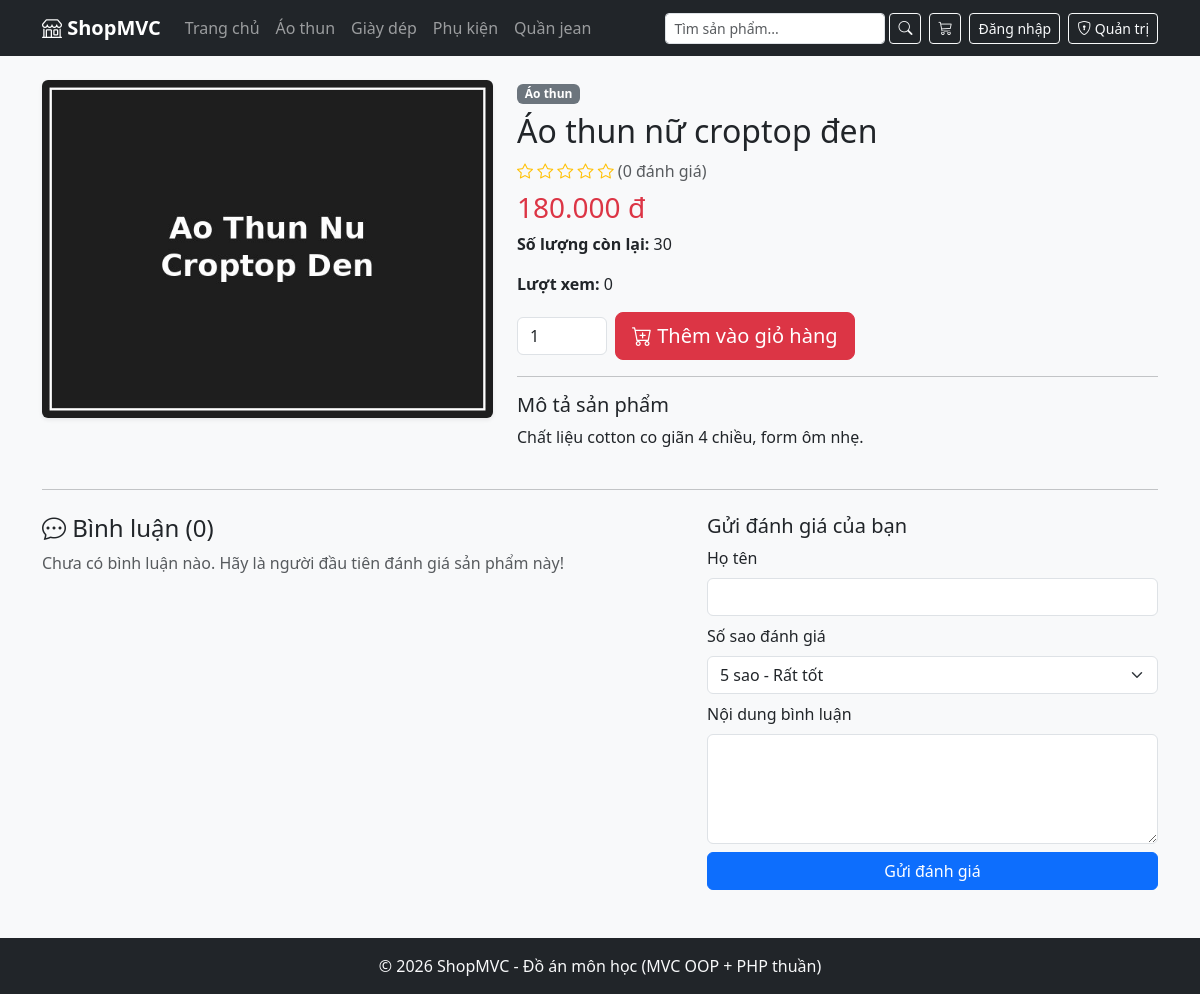
Page /san-pham/ao-thun-nu-croptop-den-p3q4r on the committed database.
### tables this page shows
CREATE TABLE danh_muc (
    id INT AUTO_INCREMENT PRIMARY KEY,
    ten_danh_muc VARCHAR(150) NOT NULL,
    slug VARCHAR(180) NOT NULL UNIQUE
);

CREATE TABLE san_pham (
    id INT AUTO_INCREMENT PRIMARY KEY,
    danh_muc_id INT NOT NULL,
    ten_san_pham VARCHAR(255) NOT NULL,
    slug VARCHAR(280) NOT NULL UNIQUE,
    mo_ta TEXT,
    gia DECIMAL(12,0) NOT NULL DEFAULT 0,
    so_luong INT NOT NULL DEFAULT 0,
    hinh_anh VARCHAR(255),
    luot_xem INT NOT NULL DEFAULT 0,
    ngay_tao DATETIME NOT NULL,
    FOREIGN KEY (danh_muc_id) REFERENCES danh_muc(id) ON DELETE RESTRICT
);

### controllers/SanPhamController.php (called while the page is built, shortened)
<?php
class SanPhamController
{
    public function chiTiet($slug)
    {
        $sanPhamModel = new SanPhamModel();
        $binhLuanModel = new BinhLuanModel();
        $sanPham = $sanPhamModel->timTheoSlug($slug);
        $danhSachBinhLuan = $binhLuanModel->layTheoSanPham($sanPham['id']);
        $diemDanhGia      = $binhLuanModel->tinhDiemTrungBinh($sanPham['id']);
        $danhSachDanhMuc  = (new DanhMucModel())->layDanhMucKemSoLuong();
        require_once PATH_VIEW_MAIN;
    }
}

### index.php (called while the page is built, shortened)
<?php
spl_autoload_register(function ($class) {
    $fileName = "$class.php";
    $fileModel      = PATH_MODEL . $fileName;
});
require_once './configs/helper.php';
require_once './routes/index.php';

### models/BaseModel.php (called while the page is built, shortened)
<?php
class BaseModel
{
    public function __construct()
    {
        $dsn = sprintf('mysql:host=%s;port=%s;dbname=%s;charset=utf8', DB_HOST, DB_PORT, DB_NAME);
        try {
            $this->pdo = new PDO($dsn, DB_USERNAME, DB_PASSWORD, DB_OPTIONS);
        } catch (PDOException $e) {
            die("Kết nối cơ sở dữ liệu thất bại: {$e->getMessage()}. Vui lòng thử lại sau.");
        }
    }
}

### models/DanhMucModel.php (called while the page is built, shortened)
<?php
class DanhMucModel extends BaseModel
{
    public function layDanhMucKemSoLuong()
    {
        $sql = "SELECT dm.*, COUNT(sp.id) AS so_san_pham
                FROM danh_muc dm
                LEFT JOIN san_pham sp ON sp.danh_muc_id = dm.id
                GROUP BY dm.id
                ORDER BY dm.ten_danh_muc ASC";
        return $this->pdo->query($sql)->fetchAll();
    }
}

### models/SanPhamModel.php (called while the page is built, shortened)
<?php
class SanPhamModel extends BaseModel
{
    public function timTheoSlug($slug)
    {
        $sql = "SELECT sp.*, dm.ten_danh_muc
                FROM san_pham sp
                JOIN danh_muc dm ON dm.id = sp.danh_muc_id
                WHERE sp.slug = :slug LIMIT 1";
        $stmt = $this->pdo->prepare($sql);
        $stmt->execute(['slug' => $slug]);
        return $stmt->fetch();
    }
}

### models/BinhLuanModel.php (called while the page is built)
<?php
class BinhLuanModel extends BaseModel
{
    protected $table = 'binh_luan';
    public function layTheoSanPham($sanPhamId)
    {
        $sql = "SELECT * FROM {$this->table}
                WHERE san_pham_id = :san_pham_id
                ORDER BY ngay_tao DESC";
        $stmt = $this->pdo->prepare($sql);
        $stmt->execute(['san_pham_id' => $sanPhamId]);
        return $stmt->fetchAll();
    }
    public function tinhDiemTrungBinh($sanPhamId)
    {
        $sql = "SELECT COALESCE(AVG(diem_danh_gia),0) AS diem_trung_binh,
                       COUNT(id) AS so_luot_danh_gia
                FROM {$this->table}
                WHERE san_pham_id = :san_pham_id";
        $stmt = $this->pdo->prepare($sql);
        $stmt->execute(['san_pham_id' => $sanPhamId]);
        return $stmt->fetch();
    }
}

### configs/helper.php (called while the page is built, shortened)
<?php
if (!function_exists('dinh_dang_tien')) {
    function dinh_dang_tien($so)
    {
        return number_format($so, 0, ',', '.') . ' đ';
    }
}

### views/san_pham/chi_tiet.php (the view, shortened to what this page needs)
<div class="row g-4">
    <div class="col-md-5">
        <img src="<?= $sanPham['hinh_anh'] ? BASE_ASSETS_UPLOADS . $sanPham['hinh_anh'] : BASE_ASSETS_UPLOADS . 'no-image.jpg' ?>"
             class="img-fluid rounded shadow-sm" alt="<?= htmlspecialchars($sanPham['ten_san_pham']) ?>">
    </div>
    <div class="col-md-7">
        <span class="badge bg-secondary"><?= htmlspecialchars($sanPham['ten_danh_muc']) ?></span>
        <h2 class="mt-2"><?= htmlspecialchars($sanPham['ten_san_pham']) ?></h2>
        <div class="text-warning mb-2">
            <?php $saoDay = round($diemDanhGia['diem_trung_binh']); for ($i = 1; $i <= 5; $i++): ?>
                <i class="bi <?= $i <= $saoDay ? 'bi-star-fill' : 'bi-star' ?>"></i>
            <?php endfor; ?>
            <span class="text-muted">(<?= (int)$diemDanhGia['so_luot_danh_gia'] ?> đánh giá)</span>
        </div>
        <h3 class="text-danger"><?= dinh_dang_tien($sanPham['gia']) ?></h3>
        <p><strong>Số lượng còn lại:</strong> <?= (int)$sanPham['so_luong'] ?></p>
        <p><strong>Lượt xem:</strong> <?= (int)$sanPham['luot_xem'] ?></p>
        <?php if ($sanPham['so_luong'] > 0): ?>
            <form action="<?= BASE_URL ?>gio-hang/them" method="POST" class="d-flex align-items-center gap-2 mt-3">
                <input type="number" name="so_luong" value="1" min="1" max="<?= $sanPham['so_luong'] ?>"
                       class="form-control" style="width:90px">
                <button type="submit" class="btn btn-danger btn-lg">
                    <i class="bi bi-cart-plus"></i> Thêm vào giỏ hàng
                </button>
            </form>
        <?php else: ?>
            <div class="alert alert-warning mt-3">Sản phẩm tạm hết hàng.</div>
        <?php endif; ?>
        <hr>
        <h5>Mô tả sản phẩm</h5>
        <p style="white-space:pre-line"><?= htmlspecialchars($sanPham['mo_ta']) ?></p>
    </div>
</div>
<hr class="my-4">
<div class="row">
    <div class="col-md-7">
        <h4><i class="bi bi-chat-dots"></i> Bình luận (<?= count($danhSachBinhLuan) ?>)</h4>
        <?php if (empty($danhSachBinhLuan)): ?>
            <p class="text-muted">Chưa có bình luận nào. Hãy là người đầu tiên đánh giá sản phẩm này!</p>
        <?php endif; ?>
    </div>
    <div class="col-md-5">
        <h5>Gửi đánh giá của bạn</h5>
        <form action="<?= BASE_URL ?>san-pham/binh-luan" method="POST">
            <div class="mb-2">
                <label class="form-label">Họ tên</label>
                <input type="text" name="ho_ten" class="form-control" required>
            </div>
            <div class="mb-2">
                <label class="form-label">Số sao đánh giá</label>
                <select name="diem_danh_gia" class="form-select">
                    <option value="5">5 sao - Rất tốt</option>
                </select>
            </div>
            <div class="mb-2">
                <label class="form-label">Nội dung bình luận</label>
                <textarea name="noi_dung" class="form-control" rows="4" required></textarea>
            </div>
            <button type="submit" class="btn btn-primary w-100">Gửi đánh giá</button>
        </form>
    </div>
</div>

### views/main.php (shortened to what this page needs)
<!DOCTYPE html>
<html lang="vi">
<head>
    <link href="https://cdn.jsdelivr.net/npm/bootstrap@5.3.3/dist/css/bootstrap.min.css" rel="stylesheet">
    <link rel="stylesheet" href="https://cdn.jsdelivr.net/npm/bootstrap-icons@1.11.3/font/bootstrap-icons.css">
</head>
<body class="bg-light">
    <nav class="navbar navbar-expand-lg navbar-dark bg-dark">
        <div class="container">
            <a class="navbar-brand fw-bold" href="<?= BASE_URL ?>"><i class="bi bi-shop"></i> ShopMVC</a>
            <div class="collapse navbar-collapse" id="menu">
                <ul class="navbar-nav me-auto">
                    <li class="nav-item">
                        <a class="nav-link" href="<?= BASE_URL ?>">Trang chủ</a>
                    </li>
                    <?php
                    foreach ($danhSachDanhMuc ?? [] as $dm):
                    ?>
                        <li class="nav-item">
                            <a class="nav-link" href="<?= BASE_URL ?>danh-muc/<?= $dm['slug'] ?>">
                                <?= htmlspecialchars($dm['ten_danh_muc']) ?>
                            </a>
                        </li>
                    <?php endforeach; ?>
                </ul>
                <form action="<?= BASE_URL ?>tim-kiem" method="GET" class="d-flex me-2">
                    <input type="text" name="q" class="form-control form-control-sm" placeholder="Tìm sản phẩm..."
                           value="<?= htmlspecialchars($_GET['q'] ?? '') ?>">
                    <button class="btn btn-sm btn-outline-light ms-1"><i class="bi bi-search"></i></button>
                </form>
                <a href="<?= BASE_URL ?>gio-hang" class="btn btn-outline-light btn-sm position-relative me-2">
                    <i class="bi bi-cart3"></i>
                </a>
                <?php if (!empty($_SESSION['khach_hang'])): ?>
                    <div class="dropdown me-2">
                        <button class="btn btn-outline-light btn-sm dropdown-toggle" data-bs-toggle="dropdown">
                            <i class="bi bi-person-circle"></i> <?= htmlspecialchars($_SESSION['khach_hang']['ho_ten']) ?>
                        </button>
                        <ul class="dropdown-menu dropdown-menu-end">
                            <li><a class="dropdown-item" href="<?= BASE_URL ?>tai-khoan-cua-toi">Đơn hàng của tôi</a></li>
                            <li><a class="dropdown-item text-danger" href="<?= BASE_URL ?>dang-xuat">Đăng xuất</a></li>
                        </ul>
                    </div>
                <?php else: ?>
                    <a href="<?= BASE_URL ?>dang-nhap" class="btn btn-outline-light btn-sm me-2">Đăng nhập</a>
                <?php endif; ?>
                <a href="<?= BASE_URL ?>admin" class="btn btn-outline-light btn-sm">
                    <i class="bi bi-shield-lock"></i> Quản trị
                </a>
            </div>
        </div>
    </nav>
    <div class="container my-4">
        <?php
        if (isset($view)) {
            require_once PATH_VIEW . $view . '.php';
        }
        ?>
    </div>
    <footer class="bg-dark text-light text-center py-3 mt-5">
        &copy; <?= date('Y') ?> ShopMVC - Đồ án môn học (MVC OOP + PHP thuần)
    </footer>
</body>
</html>

### rows in the picture
danh_muc: ten_danh_muc "Áo thun"
danh_muc: ten_danh_muc "Giày dép"
danh_muc: ten_danh_muc "Phụ kiện"
danh_muc: ten_danh_muc "Quần jean"
san_pham: hinh_anh (picture), danh_muc.ten_danh_muc "Áo thun", ten_san_pham "Áo thun nữ croptop đen", gia "180.000 đ", so_luong "30", luot_xem "0", mo_ta "Chất liệu cotton co giãn 4 chiều, form ôm nhẹ."

### other values in the picture
$diemDanhGia['so_luot_danh_gia'] "0"
count($danhSachBinhLuan) "0"
